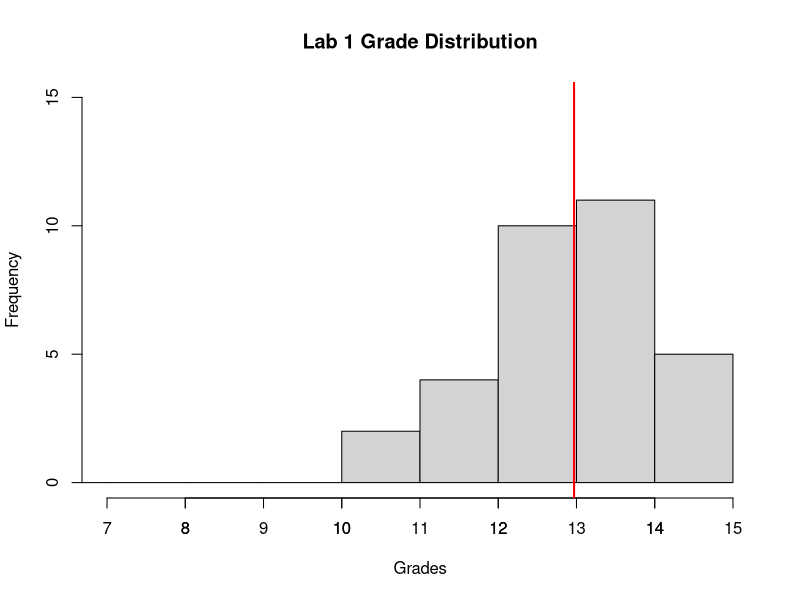

Recreate this plot in R.
library(tidyverse)
#0, 0, 
grades_lab1 <- c(15, 12.25, 11.25, 10.5, 12, 13.25, 14.25, 12.5, 14.25, 13.5, 10.25, 13, 14, 13.75, 12.5, 14.25, 11.75, 12.25, 13, 13.25, 12.25, 12.25, 14, 13.5, 14.75, 13.75, 13.5, 13, 11.5, 13.25, 12.5, 14)

mean_lab1 <- mean(grades_lab1)

hist(grades_lab1, breaks = 0:15, 
     main = "Lab 1 Grade Distribution",
     xlab = "Grades",
     xlim = c(7, 15),
     ylim = c(0, 15))
axis(side=1, at= 7:15)
abline(v = mean_lab1, col = "red", lwd = 2)
